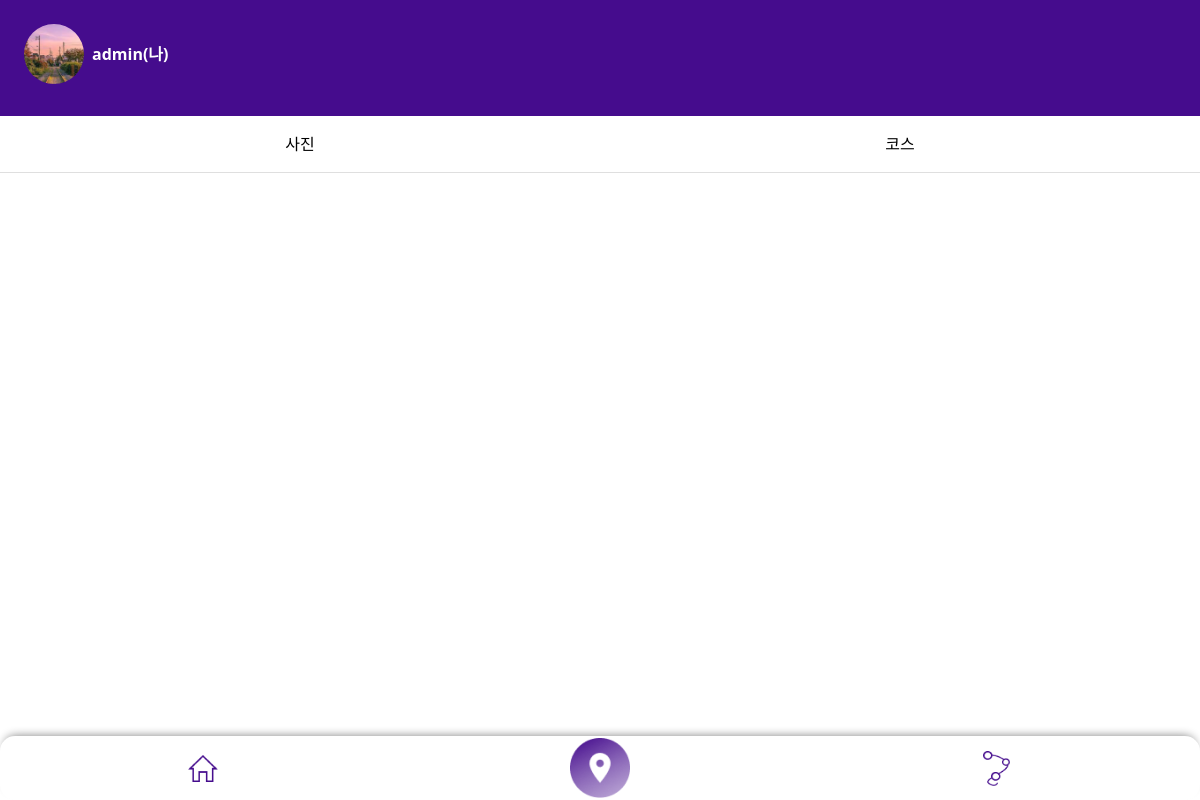
The app's page /myfeed/ (signed in) with its own data.
### account/models.py (models this page shows)
class User(AbstractUser):
    profile_img=models.ImageField()

### main/views.py (the view)
# urls.py: path('myfeed/', views.myfeed, name="myfeed"),
def myfeed(request):
    return render(request, 'myfeed.html')

### main/templates/myfeed.html (shortened to what this page needs)
{% extends 'activefooter.html' %}
{% load static %}
{% block content %}
<div class="d-flex justify-content-start ap-writer-box ps-4 pe-2 align-items-center">
    <img class="circle-img" style="height:60px;" src="{{ user.profile_img.url }}">
    <div class="writer"><p style="margin:0; font-weight:bold; color: white;">{{ user }}(나)</p></div>
</div>
<ul class="nav nav-pills mb-3" id="pills-tab" role="tablist"">
    <li class="nav-item" role="presentation">
    <button class="myfeed-tab nav-link active" id="pills-home-tab" data-bs-toggle="pill" data-bs-target="#pills-home" type="button" role="tab" aria-controls="pills-home" aria-selected="true">사진</button>
    <hr style="margin:0; color:gray;">
    </li>
    <li class="nav-item" role="presentation">
    <button class="myfeed-tab nav-link" id="pills-profile-tab" data-bs-toggle="pill" data-bs-target="#pills-profile" type="button" role="tab" aria-controls="pills-profile" aria-selected="false">코스</button>
    <hr style="margin:0; color:gray;">
    </li>
</ul>
<div class="tab-pane fade show active" id="pills-home" role="tabpanel" aria-labelledby="pills-home-tab" tabindex="0">
    <div class="pic-container p-1">
    </div>
</div>
{% endblock %}

### main/static/css/style.css (style rules this page uses)
.circle-img { width: 60px; height: 60px; border-radius: 30px 30px 30px 30px / 30px 30px 30px 30px; border: #450C8D; }
.ap-writer-box { display:flex; align-items: center; background-image: url('/static/img/header-ap.png'); background-size: cover; background-repeat: no-repeat; padding-top: 1.5rem; padding-bottom: 2rem; }
.writer { margin-left:0.5rem; }
.myfeed-tab { width:50vw !important; background-color:white !important; color:black !important; height:3.5rem; border-radius: 0px 0px 0px 0px / 0px 0px 0px 0px !important; }
.active { display:flex; }
.pic-container { width: 100%; padding-left: 1rem; padding-right: 1rem; }

### records on screen
User: profile_img (picture), username "admin"
